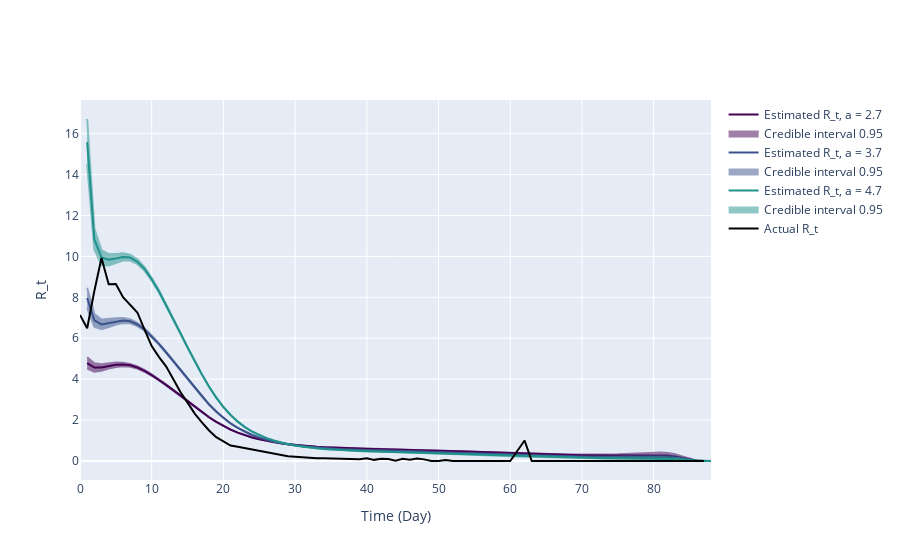

Here is the notebook cell this chart was saved with:
### Code cell
# Use incidence data to predict R_t value
theta = incidences_true_r1
end_time_point = len(theta)

gamma_shape_list = [gamma_a-1, gamma_a, gamma_a+1]

inc_data = pd.DataFrame(
    {
        'Time': np.arange(len(theta)-2),
        'Incidence Number': incidences_true_r1[2:len(theta)]
    }
)

intervals_list = []
for gamma_shape in gamma_shape_list:
    gamma_pdf = gamma.pdf(x, gamma_shape, gamma_loc, gamma_scale)
    inference = branchpro.BranchProPosterior(
        inc_data=inc_data,
        daily_serial_interval=gamma_pdf,
        alpha=a,
        beta=b)

    inference.run_inference(tau=tau)
    intervals = inference.get_intervals(central_prob=.95)
    intervals_list.append(intervals)

fig = plot_multi_rt_fig(intervals_list, true_rt_r1[2:-1], gamma_pdf, end_time_point)

n = 0
for i, handle in enumerate(fig.figure['data']):
    if handle['name'].startswith('Estimated'):
        handle['name'] = f'Estimated R_t, a = {gamma_shape_list[n]:.2g}'
        n += 1

pio.write_image(fig.figure, 'kg_inference_plots/predicted_vs_true_rt_r1_multi.png')  
fig.show_figure()
